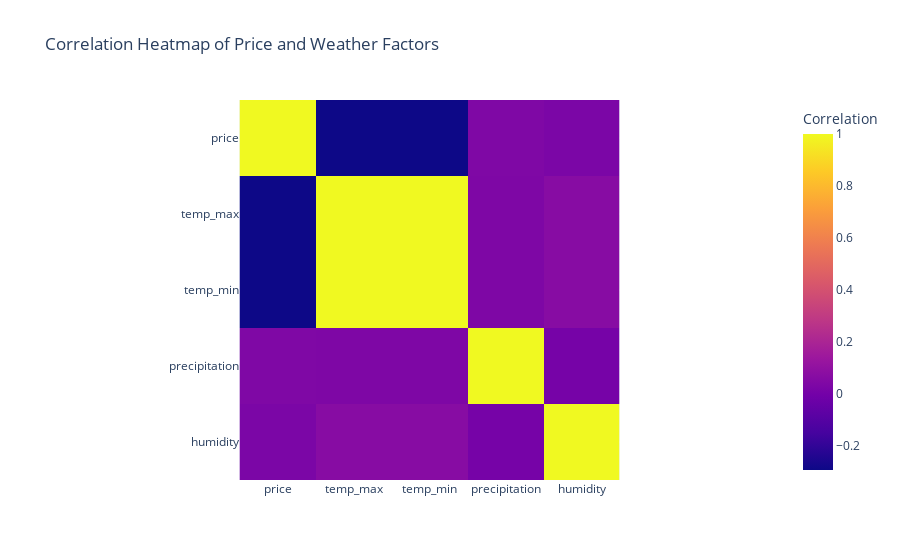

Notebook cell for this chart:
### Code cell
# Calculate correlations
weather_cols = ['temp_max', 'temp_min', 'precipitation', 'humidity']
correlations = data[['price'] + weather_cols].corr()['price'].sort_values(ascending=False)

print("\nCorrelations with price:")
print(correlations)

# Create correlation heatmap
fig = px.imshow(
    data[['price'] + weather_cols].corr(),
    labels=dict(color="Correlation"),
    title="Correlation Heatmap of Price and Weather Factors"
)
fig.show()

### Figure 1 — Plotly figure (JSON) as saved in the notebook; plotly's stock layout.template omitted (floating-point values rounded to 4 significant figures)
{"data": [{"coloraxis": "coloraxis", "hovertemplate": "x: %{x}<br>y: %{y}<br>Correlation: %{z}<extra></extra>", "name": "0", "type": "heatmap", "x": ["price", "temp_max", "temp_min", "precipitation", "humidity"], "xaxis": "x", "y": ["price", "temp_max", "temp_min", "precipitation", "humidity"], "yaxis": "y", "z": [[1.0, -0.2947, -0.2947, 0.03804, 0.02484], [-0.2947, 1.0, 1.0, 0.03349, 0.06372], [-0.2947, 1.0, 1.0, 0.03349, 0.06372], [0.03804, 0.03349, 0.03349, 1.0, 0.006194], [0.02484, 0.06372, 0.06372, 0.006194, 1.0]]}], "layout": {"coloraxis": {"colorbar": {"title": {"text": "Correlation"}}, "colorscale": [[0, "#0d0887"], [0.1111, "#46039f"], [0.2222, "#7201a8"], [0.3333, "#9c179e"], [0.4444, "#bd3786"], [0.5556, "#d8576b"], [0.6667, "#ed7953"], [0.7778, "#fb9f3a"], [0.8889, "#fdca26"], [1, "#f0f921"]]}, "title": {"text": "Correlation Heatmap of Price and Weather Factors"}, "xaxis": {"anchor": "y", "constrain": "domain", "domain": [0, 1], "scaleanchor": "y"}, "yaxis": {"anchor": "x", "autorange": "reversed", "constrain": "domain", "domain": [0, 1]}}}
